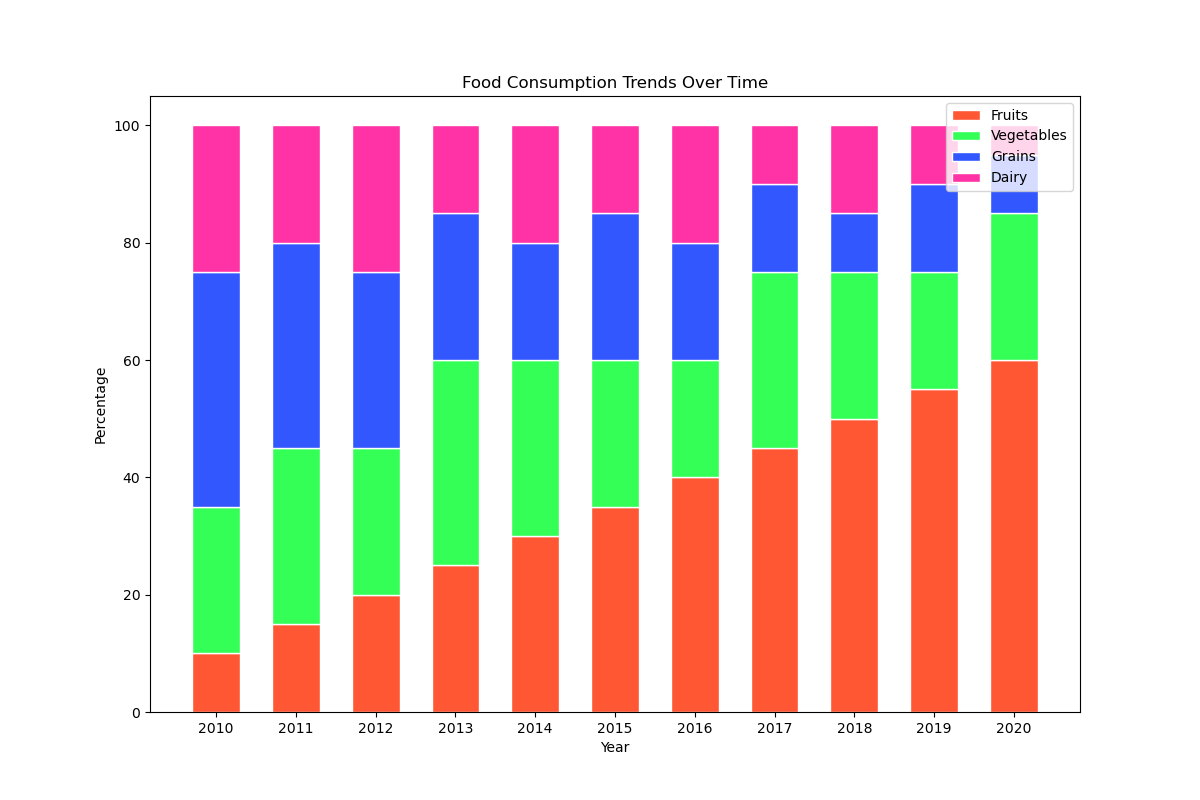

Recreate this plot in Python.

import matplotlib.pyplot as plt
import numpy as np

categories = ['Fruits', 'Vegetables', 'Grains', 'Dairy']
years = ['2010', '2011', '2012', '2013', '2014', '2015', '2016', '2017', '2018', '2019', '2020']
data = np.array([
    [10, 15, 20, 25, 30, 35, 40, 45, 50, 55, 60],
    [25, 30, 25, 35, 30, 25, 20, 30, 25, 20, 25],
    [40, 35, 30, 25, 20, 25, 20, 15, 10, 15, 10],
    [25, 20, 25, 15, 20, 15, 20, 10, 15, 10, 5]
])

data_cumsum = np.cumsum(data, axis=0)

fig, ax = plt.subplots(figsize=(12, 8))
bar_width = 0.6

colors = ['#FF5733', '#33FF57', '#3357FF', '#FF33A6']
for i in range(data.shape[0]):
    ax.bar(years, data[i], bottom=data_cumsum[i] - data[i], color=colors[i], edgecolor='white', width=bar_width)

ax.set_xlabel('Year')
ax.set_ylabel('Percentage')
ax.set_title('Food Consumption Trends Over Time')
ax.legend(categories, loc='upper right')

plt.show()
